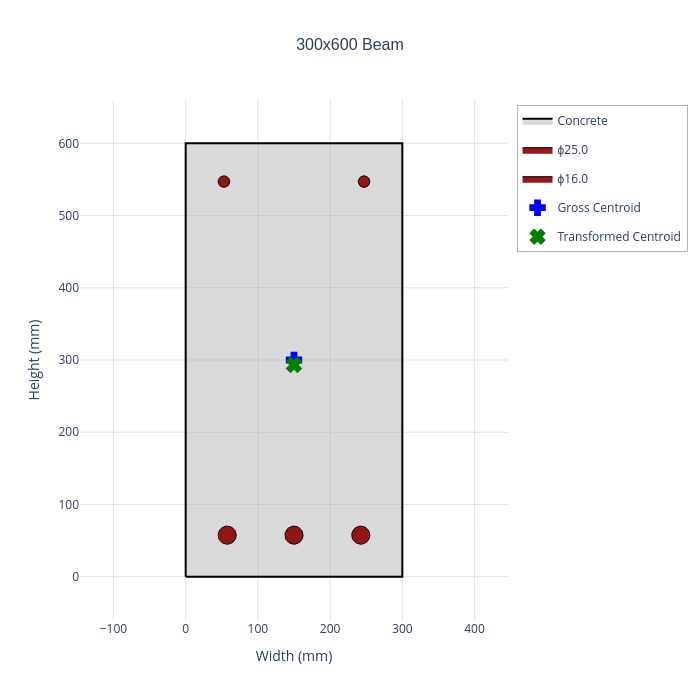

Notebook source saved alongside this figure:
### Markdown cell above
## 1. Create a Reinforced Concrete Section

We'll create a typical 300mm x 600mm rectangular beam section with:
- 3H25 tension reinforcement (bottom)
- 2H16 compression reinforcement (top)
- H10@200 shear links

### Code cell
# Section dimensions
width = 300  # mm
height = 600  # mm
cover = 35   # mm (to links, not the longitudinal bars)

# Create section
section = create_rectangular_section(
    width=width,
    height=height,
    section_name="300x600 Beam",
)

# Define reinforcement
link_diameter = 10
tension_bar_diameter = 25
compression_bar_diameter = 16

# Calculate bar positions (y-coordinate from bottom)
y_tension = cover + link_diameter + tension_bar_diameter / 2
y_compression = height - cover - link_diameter - compression_bar_diameter / 2

# Side cover for main bars
side_cover = cover + link_diameter

# Tension reinforcement (3H25 at bottom) - using create_linear_rebar_layer
tension_rebar = Rebar(diameter=tension_bar_diameter)
tension_layer = create_linear_rebar_layer(
    rebar=tension_rebar,
    n_bars=3,
    start_point=(side_cover + tension_bar_diameter / 2, y_tension),
    end_point=(width - side_cover - tension_bar_diameter / 2, y_tension),
)
section.add_rebar_group(tension_layer)

# Compression reinforcement (2H16 at top)
compression_rebar = Rebar(diameter=compression_bar_diameter)
compression_layer = create_linear_rebar_layer(
    rebar=compression_rebar,
    n_bars=2,
    start_point=(side_cover + compression_bar_diameter / 2, y_compression),
    end_point=(width - side_cover - compression_bar_diameter / 2, y_compression),
)
section.add_rebar_group(compression_layer)

# Shear reinforcement (H10@200, 2-leg links)
shear_rebar = ShearRebar(
    diameter=link_diameter,
    spacing=200,
    n_legs=2,
)

# Define concrete material
concrete = ConcreteMaterial(grade="C30/37")

section.plot(concrete=concrete)

print(f"Section: {section.section_name}")
print(f"Dimensions: {width}mm x {height}mm")
print(f"Concrete: {concrete.grade} (f_ck = {concrete.f_ck} MPa, f_cd = {concrete.f_cd:.2f} MPa)")
print(f"Tension steel: 3H{tension_bar_diameter} (A_s = {3 * tension_rebar.area:.0f} mm²)")
print(f"Compression steel: 2H{compression_bar_diameter} (A_s' = {2 * compression_rebar.area:.0f} mm²)")
print(f"Shear links: H{link_diameter}@{shear_rebar.spacing} ({shear_rebar.n_legs}-leg)")
print(f"Reinforcement ratio: {section.reinforcement_ratio:.3%}")

### Figure 1 — Plotly figure (JSON) as saved in the notebook; plotly's stock layout.template omitted (floating-point values rounded to 4 significant figures)
{"data": [{"fill": "toself", "fillcolor": "rgba(180, 180, 180, 0.5)", "hoverinfo": "text", "hoveron": "fills+points", "hovertext": "<b>Concrete Section</b><br>Section Name: 300x600 Beam<br>Material Name: Concrete<br>Grade: C30/37<br>Gross I_xx: 5,400 x10⁶ mm⁴<br>Gross I_yy: 1,350 x10⁶ mm⁴<br>Reinforcement Ratio: 0.0104<br>Elastic Modulus E_cm: 32.84 GPa<br>Transformed I_xx: 5,957 x10⁶ mm⁴<br>Transformed I_yy: 1,412 x10⁶ mm⁴", "line": {"color": "black", "width": 2}, "mode": "lines", "name": "Concrete", "type": "scatter", "x": [0, 300, 300, 0, 0], "y": [0, 0, 600, 600, 0]}, {"fill": "toself", "fillcolor": "rgba(139, 0, 0, 0.9)", "hoverinfo": "text", "hoveron": "fills+points", "hovertext": "<b>Rebar</b><br>Diameter: ϕ25.0 mm<br>Grade: B500B<br>Area: 490.9 mm²<br>Position: (57.5, 57.5) mm<br>Total Steel Area: 1874.7 mm²", "legendgroup": "group_0", "line": {"color": "black", "width": 1}, "mode": "lines", "name": "ϕ25.0", "showlegend": true, "type": "scatter", "x": [70, 69.74, 68.99, 67.76, 66.11, 64.11, 61.84, 59.39, 56.87, 54.37, 52.0, 49.85, 48.02, 46.57, 45.57, 45.06, 45.06, 45.57, 46.57, 48.02, 49.85, 52.0, 54.37, 56.87, 59.39, 61.84, 64.11, 66.11, 67.76, 68.99, 69.74, 70], "y": [57.5, 60.02, 62.43, 64.64, 66.56, 68.11, 69.22, 69.86, 69.98, 69.6, 68.72, 67.38, 65.64, 63.57, 61.24, 58.76, 56.24, 53.76, 51.43, 49.36, 47.62, 46.28, 45.4, 45.02, 45.14, 45.78, 46.89, 48.44, 50.36, 52.57, 54.98, 57.5]}, {"fill": "toself", "fillcolor": "rgba(139, 0, 0, 0.9)", "hoverinfo": "text", "hoveron": "fills+points", "hovertext": "<b>Rebar</b><br>Diameter: ϕ25.0 mm<br>Grade: B500B<br>Area: 490.9 mm²<br>Position: (150.0, 57.5) mm<br>Total Steel Area: 1874.7 mm²", "legendgroup": "group_0", "line": {"color": "black", "width": 1}, "mode": "lines", "name": "ϕ25.0", "showlegend": false, "type": "scatter", "x": [162.5, 162.2, 161.5, 160.3, 158.6, 156.6, 154.3, 151.9, 149.4, 146.9, 144.5, 142.3, 140.5, 139.1, 138.1, 137.6, 137.6, 138.1, 139.1, 140.5, 142.3, 144.5, 146.9, 149.4, 151.9, 154.3, 156.6, 158.6, 160.3, 161.5, 162.2, 162.5], "y": [57.5, 60.02, 62.43, 64.64, 66.56, 68.11, 69.22, 69.86, 69.98, 69.6, 68.72, 67.38, 65.64, 63.57, 61.24, 58.76, 56.24, 53.76, 51.43, 49.36, 47.62, 46.28, 45.4, 45.02, 45.14, 45.78, 46.89, 48.44, 50.36, 52.57, 54.98, 57.5]}, {"fill": "toself", "fillcolor": "rgba(139, 0, 0, 0.9)", "hoverinfo": "text", "hoveron": "fills+points", "hovertext": "<b>Rebar</b><br>Diameter: ϕ25.0 mm<br>Grade: B500B<br>Area: 490.9 mm²<br>Position: (242.5, 57.5) mm<br>Total Steel Area: 1874.7 mm²", "legendgroup": "group_0", "line": {"color": "black", "width": 1}, "mode": "lines", "name": "ϕ25.0", "showlegend": false, "type": "scatter", "x": [255, 254.7, 254.0, 252.8, 251.1, 249.1, 246.8, 244.4, 241.9, 239.4, 237.0, 234.8, 233.0, 231.6, 230.6, 230.1, 230.1, 230.6, 231.6, 233.0, 234.8, 237.0, 239.4, 241.9, 244.4, 246.8, 249.1, 251.1, 252.8, 254.0, 254.7, 255], "y": [57.5, 60.02, 62.43, 64.64, 66.56, 68.11, 69.22, 69.86, 69.98, 69.6, 68.72, 67.38, 65.64, 63.57, 61.24, 58.76, 56.24, 53.76, 51.43, 49.36, 47.62, 46.28, 45.4, 45.02, 45.14, 45.78, 46.89, 48.44, 50.36, 52.57, 54.98, 57.5]}, {"fill": "toself", "fillcolor": "rgba(139, 0, 0, 0.9)", "hoverinfo": "text", "hoveron": "fills+points", "hovertext": "<b>Rebar</b><br>Diameter: ϕ16.0 mm<br>Grade: B500B<br>Area: 201.1 mm²<br>Position: (53.0, 547.0) mm<br>Total Steel Area: 1874.7 mm²", "legendgroup": "group_1", "line": {"color": "black", "width": 1}, "mode": "lines", "name": "ϕ16.0", "showlegend": true, "type": "scatter", "x": [61, 60.84, 60.35, 59.57, 58.51, 57.23, 55.78, 54.21, 52.59, 50.99, 49.48, 48.1, 46.93, 46.01, 45.37, 45.04, 45.04, 45.37, 46.01, 46.93, 48.1, 49.48, 50.99, 52.59, 54.21, 55.78, 57.23, 58.51, 59.57, 60.35, 60.84, 61], "y": [547, 548.6, 550.2, 551.6, 552.8, 553.8, 554.5, 554.9, 555.0, 554.7, 554.2, 553.3, 552.2, 550.9, 549.4, 547.8, 546.2, 544.6, 543.1, 541.8, 540.7, 539.8, 539.3, 539.0, 539.1, 539.5, 540.2, 541.2, 542.4, 543.8, 545.4, 547]}, {"fill": "toself", "fillcolor": "rgba(139, 0, 0, 0.9)", "hoverinfo": "text", "hoveron": "fills+points", "hovertext": "<b>Rebar</b><br>Diameter: ϕ16.0 mm<br>Grade: B500B<br>Area: 201.1 mm²<br>Position: (247.0, 547.0) mm<br>Total Steel Area: 1874.7 mm²", "legendgroup": "group_1", "line": {"color": "black", "width": 1}, "mode": "lines", "name": "ϕ16.0", "showlegend": false, "type": "scatter", "x": [255, 254.8, 254.4, 253.6, 252.5, 251.2, 249.8, 248.2, 246.6, 245.0, 243.5, 242.1, 240.9, 240.0, 239.4, 239.0, 239.0, 239.4, 240.0, 240.9, 242.1, 243.5, 245.0, 246.6, 248.2, 249.8, 251.2, 252.5, 253.6, 254.4, 254.8, 255], "y": [547, 548.6, 550.2, 551.6, 552.8, 553.8, 554.5, 554.9, 555.0, 554.7, 554.2, 553.3, 552.2, 550.9, 549.4, 547.8, 546.2, 544.6, 543.1, 541.8, 540.7, 539.8, 539.3, 539.0, 539.1, 539.5, 540.2, 541.2, 542.4, 543.8, 545.4, 547]}, {"hoverinfo": "text", "hovertext": "<b>Gross Centroid</b><br>Position: (150.0, 300.0) mm<br>Gross Area: 180,000 mm²", "marker": {"color": "blue", "line": {"color": "blue", "width": 2}, "size": 12, "symbol": "cross"}, "mode": "markers", "name": "Gross Centroid", "type": "scatter", "x": [150], "y": [300]}, {"hoverinfo": "text", "hovertext": "<b>Transformed Centroid</b><br>Position: (150.0, 293.1) mm<br>Transformed Area: 189,544 mm²<br>Elastic Modulus: 32.84 GPa", "marker": {"color": "green", "line": {"color": "green", "width": 2}, "size": 12, "symbol": "x"}, "mode": "markers", "name": "Transformed Centroid", "type": "scatter", "x": [150], "y": [293.1]}], "layout": {"height": 700, "hovermode": "closest", "legend": {"bgcolor": "rgba(255, 255, 255, 0.8)", "bordercolor": "rgba(0, 0, 0, 0.3)", "borderwidth": 1, "x": 1.02, "xanchor": "left", "y": 0.99, "yanchor": "top"}, "plot_bgcolor": "white", "showlegend": true, "title": {"font": {"family": "Arial, sans-serif", "size": 16}, "text": "300x600 Beam", "x": 0.5, "xanchor": "center"}, "width": 700, "xaxis": {"gridcolor": "rgba(200, 200, 200, 0.5)", "range": [-30, 330], "scaleanchor": "y", "scaleratio": 1, "showgrid": true, "title": {"text": "Width (mm)"}, "zeroline": false}, "yaxis": {"gridcolor": "rgba(200, 200, 200, 0.5)", "range": [-60, 660], "showgrid": true, "title": {"text": "Height (mm)"}, "zeroline": false}}}
